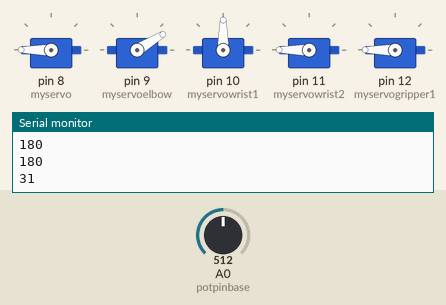
The sketch below on a simulated Arduino Uno, built with avr-gcc and run on an emulated ATmega328P. On the bench: 5 × servo, the last lines printed to the serial monitor. The test bench sets the inputs (shaded band); at power-on: A0 (potpinbase) = 512.

Above: at 1.2 s.
1.3 s: A0 (potpinbase) set to 716
At 2.1 s:
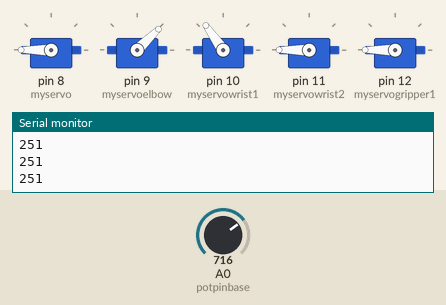
2.8 s: A0 (potpinbase) set to 900
At 4.0 s:
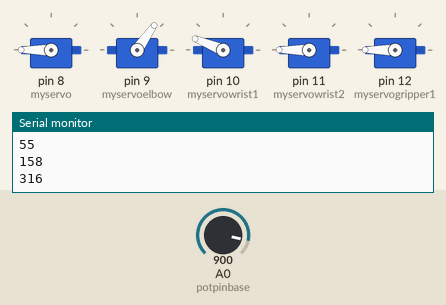
4.3 s: A0 (potpinbase) set to 1023
At 5.5 s:
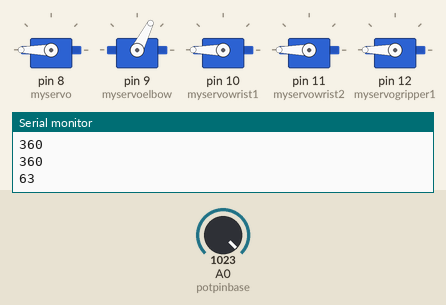
5.8 s: A0 (potpinbase) set to 511
At 6.6 s:
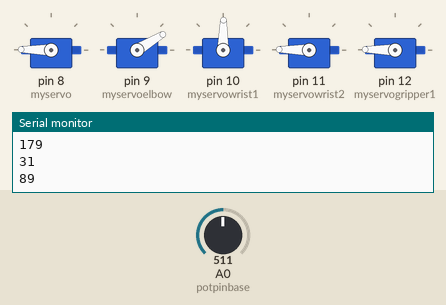
7.3 s: A0 (potpinbase) set to 306
At 8.0 s:
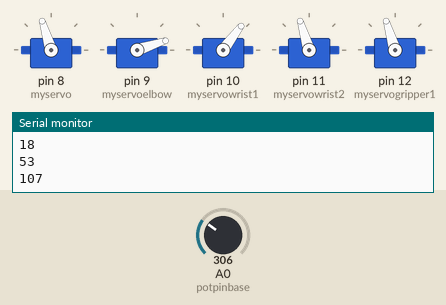
8.8 s: A0 (potpinbase) set to 122
At 10.1 s:
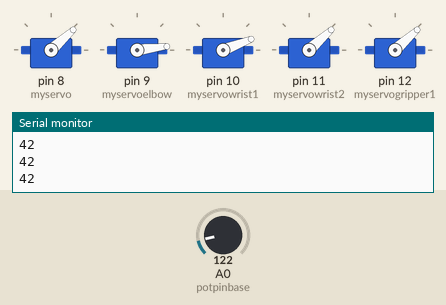
Timing chart, 0 to 11.3 s (numbered marks = the images above; inputs shaded):
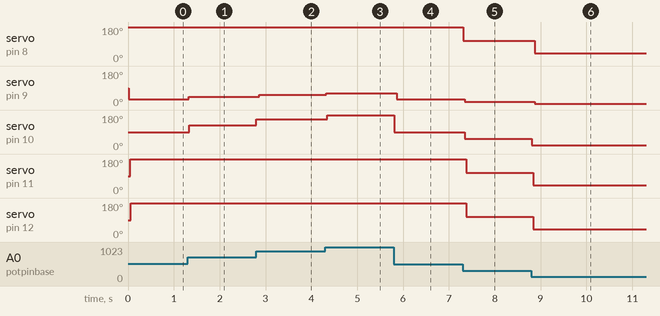

The sketch:

whole_manual_controlls.ino
```cpp
/*
 Controlling a servo position using a potentiometer (variable resistor)
 by Michal Rinott <http://people.interaction-ivrea.it/m.rinott>

 modified on 8 Nov 2013
 by Scott Fitzgerald
 http://www.arduino.cc/en/Tutorial/Knob
*/

#include <Servo.h>

Servo myservo;  // create servo object to control a servo
Servo myservoelbow;
Servo myservowrist1;
Servo myservowrist2;
Servo myservogripper1;

int potpinbase = 0;
int potpinelbow= 0;
int potpinwrist1 = 0;
int potpinwrist2 = 0;
int potpingripper1 = 0;     // analog pin used to connect the potentiometer
                 // values  by pot pins
int val;    // variable to read the value from the analog pin
int val1;
int val2;
int val3;
int val4;

void setup() {
  myservo.attach(8);
  myservoelbow.attach(9);
  myservowrist1.attach(10);
  myservowrist2.attach(11);
  myservogripper1.attach(12);
  Serial.begin(9600);// attaches the servo on pin 9 to the servo object
}


void base360()
{
  val = analogRead(potpinbase);            // reads the value of the potentiometer (value between 0 and 1023)
  val = map(val, 0, 1023, 0, 360);     // scale it to use it with the servo (value between 0 and 180)
  myservo.write(val);                  // sets the servo position according to the scaled value
  delay(15);
  Serial.println(val);// waits for the servo to get there
  }

void elbow180()
{
  val1 = analogRead(potpinelbow);            // reads the value of the potentiometer (value between 0 and 1023)
  val1 = map(val, 0, 1023, 0, 180);     // scale it to use it with the servo (value between 0 and 180)
  myservoelbow.write(val1);                  // sets the servo position according to the scaled value
  delay(15);
  Serial.println(val1);// waits for the servo to get there
  }

void wrist180()
{
  val2 = analogRead(potpinwrist1);            // reads the value of the potentiometer (value between 0 and 1023)
  val2 = map(val2, 0, 1023, 0, 180);     // scale it to use it with the servo (value between 0 and 180)
  myservowrist1.write(val2);                  // sets the servo position according to the scaled value
  delay(15);
  Serial.println(val2);// waits for the servo to get there
  }

 void wrist360()
{
  val3 = analogRead(potpinwrist2);            // reads the value of the potentiometer (value between 0 and 1023)
  val3 = map(val3, 0, 1023, 0, 360);     // scale it to use it with the servo (value between 0 and 180)
  myservowrist2.write(val3);                  // sets the servo position according to the scaled value
  delay(15);
  Serial.println(val3);// waits for the servo to get there
  }

void gripper180()
{
  val4 = analogRead(potpingripper1);            // reads the value of the potentiometer (value between 0 and 1023)
  val4 = map(val4, 0, 1023, 0, 360);     // scale it to use it with the servo (value between 0 and 180)
  myservogripper1.write(val4);                  // sets the servo position according to the scaled value
  delay(15);
  Serial.println(val4);// waits for the servo to get there
  }


void loop() {
base360();
elbow180();
wrist180();
wrist360();
gripper180();
}                                //this code is for 180 rotation servoes manual controll
```

arm_manual_controll_overall_programm.c
```cpp
/*NOTE: Four Servos of the Robotic Arm are connected to 4 PWM Pins of Arduino
and these 4 servos are named a, b, c and d.
If you want to control servo a, then type "90a/",
where "90" is the PWM value (range is 0 - 255),
"a" means servo a and "/" is string parse delimiter.
Some other examples: 100a/ or 120b/ or 40c/ or 25d/
*/

String readString;
int x=90, y=90, z=90, p=90;
#include <Servo.h>
Servo myservoa, myservob, myservoc, myservod;

void setup()
{
  Serial.begin(9600);


  myservoa.attach(3);
  myservob.attach(5);
  myservoc.attach(6);
  myservod.attach(9);
  myservoa.write(x);
  myservob.write(y);
  myservoc.write(z);
  myservod.write(p);
}

void loop()
{
  if (Serial.available())
  {
    char m = Serial.read();
    if (m == '/')
    {
      if (readString.length() >1)
      {
        Serial.println(readString);

        int temp = readString.toInt();

          Serial.print("writing Angle: ");
          Serial.println(temp);
          if(readString.indexOf('a') >=0)
          {
            if (temp>x)
            {
              for (int i=x; i<temp; i++)
              {
                myservoa.write(i);
                delay(10);
              }
              x=temp;
            }
            else
            {
            for (int i=x; i>temp; i--)
              {
                myservoa.write(i);
                delay(30);
              }
            }
            x=temp;
         }
         //next partition
          if(readString.indexOf('b') >=0)
          {
            if (temp>y)
            {
              for (int i=y; i<temp; i++)
             { myservob.write(i);
              delay(10);
             }
              y=temp;
            }
            else
            {
            for (int i=y; i>temp; i--)
             {
              myservob.write(i);
              delay(10);
             }
              y=temp;
          }
         }
         // next partition
          if(readString.indexOf('c') >=0) //myservoc.write(n);
          {
            if (temp>z)
            {
              for (int i=z; i<temp; i++)
              {myservoc.write(i);
              delay(10);}
              z=temp;
            }
            else
            {
            for (int i=z; i>temp; i--)
             {
              myservoc.write(i);
              delay(10);
              }
              z=temp;
            }
         }
// next partition
         if(readString.indexOf('d') >=0)
          {
            if (temp>p)
            {
              for (int i=p; i<temp; i++)
              {
                myservod.write(i);
                delay(10);
              }
              p=temp;
            }
            else
            {
            for (int i=p; i>temp; i--)
              {
                myservod.write(i);
                delay(30);
              }
            }
            p=temp;
         }

       readString="";
      }
    }
    else
    {
      readString += m;
    }
  }
}
```

Measured:
- after the input at 1.3 s, servo on pin 9 (myservoelbow): 31° → 44° at once; servo on pin 10 (myservowrist1): 90° → 125° at once
- after the input at 2.8 s, servo on pin 9 (myservoelbow): 44° → 55° after 0.06 s; servo on pin 10 (myservowrist1): 125° → 158° at once
- after the input at 4.3 s, servo on pin 9 (myservoelbow): 55° → 63° at once; servo on pin 10 (myservowrist1): 158° → 180° at once
- after the input at 5.8 s, servo on pin 8 (myservo): 180° → 179° after 0.07 s; servo on pin 9 (myservoelbow): 63° → 31° after 0.07 s; servo on pin 10 (myservowrist1): 180° → 89° at once; servo on pin 11 (myservowrist2), servo on pin 12 (myservogripper1): 180° → 179° at once
- after the input at 7.3 s, servo on pin 8 (myservo): 179° → 107° at once; servo on pin 9 (myservoelbow): 31° → 18° at once; servo on pin 10 (myservowrist1): 89° → 53° at once; servo on pin 11 (myservowrist2), servo on pin 12 (myservogripper1): 179° → 107° after 0.08 s
- after the input at 8.8 s, servo on pin 8 (myservo): 107° → 42° after 0.07 s; servo on pin 9 (myservoelbow): 18° → 7° after 0.07 s; servo on pin 10 (myservowrist1): 53° → 21° at once; servo on pin 11 (myservowrist2), servo on pin 12 (myservogripper1): 107° → 42° at once
